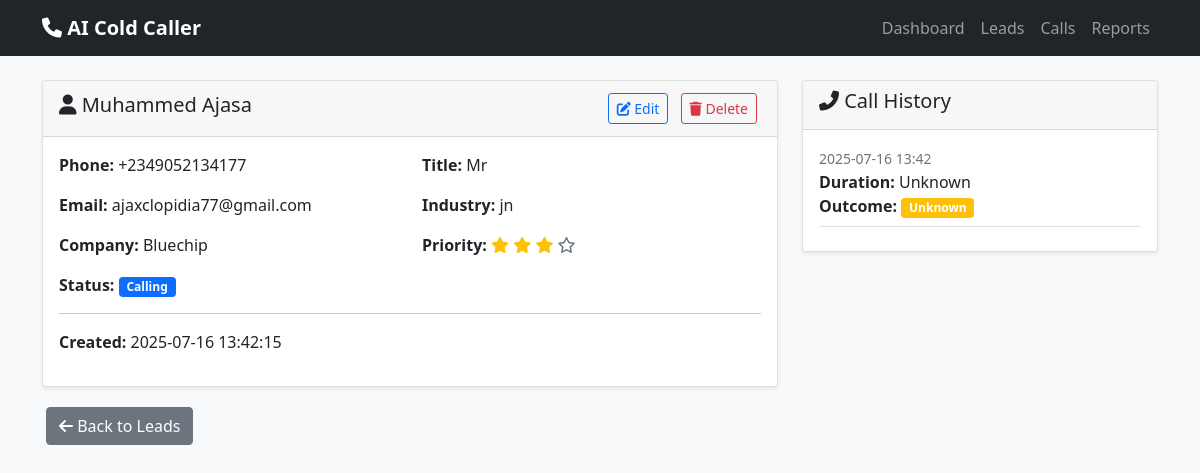
The page /leads/10 on the database its author committed.
### database/models.py (models this page shows, shortened)
class Lead(Base):
    __tablename__ = 'leads'
    id = Column(Integer, primary_key=True)
    name = Column(String(100), nullable=False)
    phone = Column(String(20), nullable=False, unique=True)
    email = Column(String(100))
    company = Column(String(100))
    industry = Column(String(50))
    title = Column(String(100))
    status = Column(String(20), default='pending')  # pending, calling, called, scheduled, failed, not_interested
    priority = Column(Integer, default=1)  # 1=low, 2=medium, 3=high
    source = Column(String(50))  # csv_import, manual, api, etc.
    notes = Column(Text)
    created_at = Column(DateTime, default=datetime.utcnow)
    updated_at = Column(DateTime, default=datetime.utcnow, onupdate=datetime.utcnow)
    last_called = Column(DateTime)
    call_records = relationship("CallRecord", back_populates="lead", cascade="all, delete-orphan")
    queue_entries = relationship("CallQueue", back_populates="lead", cascade="all, delete-orphan")

class CallRecord(Base):
    __tablename__ = 'call_records'
    id = Column(Integer, primary_key=True)
    lead_id = Column(Integer, ForeignKey('leads.id'), nullable=False)
    twilio_call_sid = Column(String(50), unique=True)
    status = Column(String(20), default='initiated')  # initiated, ringing, answered, completed, failed
    duration = Column(Integer)  # seconds
    outcome = Column(String(30))  # answered, no_answer, busy, meeting_scheduled, rejected, etc.
    transcript = Column(Text)
    ai_summary = Column(Text)
    conversation_turns = Column(Integer, default=0)
    engagement_score = Column(Float)
    google_meet_link = Column(String(200))
    meeting_scheduled_time = Column(DateTime)
    called_at = Column(DateTime, default=datetime.utcnow)
    answered_at = Column(DateTime)
    ended_at = Column(DateTime)
    notes = Column(Text)
    recording_url = Column(String(200))
    lead = relationship("Lead", back_populates="call_records")

### web/dashboard.py (the view)
@app.route('/leads/<int:lead_id>')
def lead_detail(lead_id):
    try:
        lead = get_lead(lead_id)
        if not lead:
            flash('Lead not found', 'error')
            return redirect(url_for('leads_list'))
        call_history = get_call_records(lead_id=lead_id)
        return render_template('lead_detail.html',
            lead=lead,
            call_history=call_history
        )
    except Exception as e:
        logger.error(f"Lead detail error: {e}")
        flash(f'Error loading lead: {str(e)}', 'error')
        return redirect(url_for('leads_list'))

### database/crud.py (called while the page is built)
def get_db() -> Session:
    db = SessionLocal()
    try:
        return db
    except Exception as e:
        db.close()
        raise

def get_lead(lead_id: int) -> Optional[Lead]:
    db = get_db()
    try:
        lead = db.query(Lead).filter(Lead.id == lead_id).first()
        return lead
    except Exception as e:
        logger.error(f"Error getting lead {lead_id}: {e}")
        return None
    finally:
        db.close()

def get_call_records(lead_id: int = None, limit: int = None) -> List[CallRecord]:
    db = get_db()
    try:
        from sqlalchemy.orm import joinedload
        query = db.query(CallRecord).options(joinedload(CallRecord.lead))
        if lead_id:
            query = query.filter(CallRecord.lead_id == lead_id)
        query = query.order_by(desc(CallRecord.called_at))
        if limit:
            query = query.limit(limit)
        records = query.all()
        for record in records:
            db.expunge(record)
        return records
    except Exception as e:
        logger.error(f"Error getting call records: {e}")
        return []
    finally:
        db.close()

### web/templates/lead_detail.html (shortened to what this page needs)
{% extends "base.html" %}
{% block content %}
<div class="row">
    <div class="col-md-8">
        <div class="card">
            <div class="card-header d-flex justify-content-between align-items-center">
                <h5><i class="fas fa-user"></i> {{ lead.name }}</h5>
                <div>
                    <a href="/leads/{{ lead.id }}/edit" class="btn btn-sm btn-outline-primary">
                        <i class="fas fa-edit"></i> Edit
                    </a>
                    <form method="POST" action="/leads/{{ lead.id }}/delete" class="d-inline" onsubmit="return confirm('Are you sure you want to delete this lead?');">
                        <button type="submit" class="btn btn-sm btn-outline-danger">
                            <i class="fas fa-trash"></i> Delete
                        </button>
                    </form>
                </div>
            </div>
            <div class="card-body">
                <div class="row">
                    <div class="col-md-6">
                        <p><strong>Phone:</strong> {{ lead.phone }}</p>
                        <p><strong>Email:</strong> {{ lead.email or 'Not provided' }}</p>
                        <p><strong>Company:</strong> {{ lead.company or 'Not provided' }}</p>
                    </div>
                    <div class="col-md-6">
                        <p><strong>Title:</strong> {{ lead.title or 'Not provided' }}</p>
                        <p><strong>Industry:</strong> {{ lead.industry or 'Not provided' }}</p>
                        <p><strong>Priority:</strong>
                            {% for i in range(lead.priority) %}
                                <i class="fas fa-star text-warning"></i>
                            {% endfor %}
                            {% for i in range(4 - lead.priority) %}
                                <i class="far fa-star text-muted"></i>
                            {% endfor %}
                        </p>
                    </div>
                </div>
                <div class="row">
                    <div class="col-12">
                        <p><strong>Status:</strong>
                            <span class="badge bg-{{
                                'success' if lead.status == 'scheduled'
                                else 'primary' if lead.status == 'calling'
                                else 'info' if lead.status == 'called'
                                else 'danger' if lead.status == 'not_interested'
                                else 'warning'
                            }}">
                                {{ lead.status.replace('_', ' ').title() }}
                            </span>
                        </p>
                        <hr>
                        <p><strong>Created:</strong> {{ lead.created_at.strftime('%Y-%m-%d %H:%M:%S') if lead.created_at else 'Unknown' }}</p>
                    </div>
                </div>
            </div>
        </div>
    </div>
    <div class="col-md-4">
        <div class="card">
            <div class="card-header">
                <h5><i class="fas fa-phone-alt"></i> Call History</h5>
            </div>
            <div class="card-body">
                {% if call_history %}
                    {% for call in call_history %}
                        <div class="border-bottom pb-2 mb-2">
                            <small class="text-muted">{{ call.called_at.strftime('%Y-%m-%d %H:%M') if call.called_at else 'Unknown' }}</small><br>
                            <strong>Duration:</strong>
                            {% if call.duration %}
                                {% if call.duration < 60 %}
                                    {{ call.duration }}s
                                {% else %}
                                    {{ (call.duration // 60) }}m {{ (call.duration % 60) }}s
                                {% endif %}
                            {% else %}
                                Unknown
                            {% endif %}
                            <br>
                            <strong>Outcome:</strong>
                            <span class="badge bg-{{ 'success' if call.outcome == 'meeting_scheduled' else 'info' if call.outcome == 'answered' else 'warning' }}">
                                {{ call.outcome.replace('_', ' ').title() if call.outcome else 'Unknown' }}
                            </span>
                        </div>
                    {% endfor %}
                {% else %}
                    <p class="text-muted">No calls made yet</p>
                {% endif %}
            </div>
        </div>
    </div>
</div>
<div class="row mt-3">
    <div class="col-12">
        <a href="/leads" class="btn btn-secondary">
            <i class="fas fa-arrow-left"></i> Back to Leads
        </a>
    </div>
</div>
{% endblock %}

### web/templates/base.html (style rules this page uses)
body { background-color: #f8f9fa; }
.card { box-shadow: 0 0.125rem 0.25rem rgba(0, 0, 0, 0.075); }
.btn { margin: 0.25rem; }

### rows shown on the page
Lead: name "Muhammed Ajasa", phone "+2349052134177", email "ajaxclopidia77@gmail.com", company "Bluechip", title "Mr", industry "jn", priority 3 (drawn), status.replace "Calling", created_at "2025-07-16 13:42:15"
CallRecord: called_at "2025-07-16 13:42", duration "Unknown", outcome.replace "Unknown"
